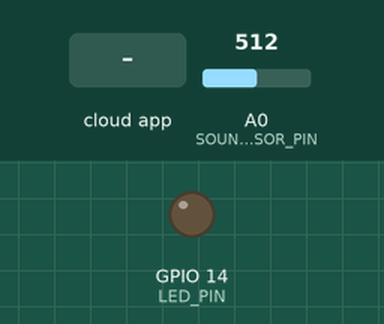
Simulated run of this sketch. Board: ESP8266 (NodeMCU). Shown: output pins drawn as LEDs (lit = HIGH). The inputs (shaded band) are chosen by the test bench; at power-on: A0 (SOUND_SENSOR_PIN) = 512. WiFi joins after 1.5 s; servers stay silent unless stated; no MQTT or app messages arrive unless stated; what the sketch prints to the serial monitor is not drawn.

Above: at 2.7 s.
2.8 s: the phone or cloud app sets maxsoundlevel to 0
At 9.2 s:
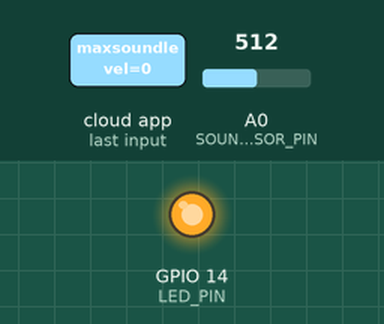
Timing chart, 0 to 10.7 s (numbered marks = the images above; inputs shaded):
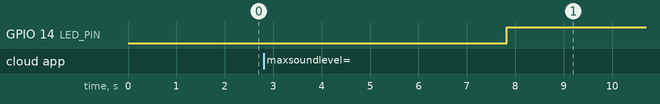

The sketch:

medidorNivelAcustico.ino
```cpp
#include <ESP8266WiFi.h>
#include "Adafruit_MQTT.h"
#include "Adafruit_MQTT_Client.h"

#define LED_PIN 14
#define SOUND_SENSOR_PIN A0

// 0 -> 51db
// 2 -> 67db
// 3 -> 79db
// 10 -> 89db

#define WLAN_SSID       "Camila"
#define WLAN_PASS       "36982625"

#define AIO_SERVER      "io.adafruit.com"
#define AIO_SERVERPORT  1883                   // use 8883 for SSL
#define AIO_USERNAME  "mpereirajf"
#define AIO_KEY       "aio_UUFy87DeFHNfdZCGpH3o7jqTydza"

WiFiClient client;

Adafruit_MQTT_Client mqtt(&client, AIO_SERVER, AIO_SERVERPORT, AIO_USERNAME, AIO_KEY);

Adafruit_MQTT_Publish soundLevel = Adafruit_MQTT_Publish(&mqtt, AIO_USERNAME "/feeds/soundlevel");
Adafruit_MQTT_Subscribe maxSoundLevel = Adafruit_MQTT_Subscribe(&mqtt, AIO_USERNAME "/feeds/maxsoundlevel");

void MQTT_connect();
float maxSoundLevelF = 90;

void setup() {
  Serial.begin(9600);
  delay(10);
  pinMode(LED_PIN, OUTPUT);
  pinMode(SOUND_SENSOR_PIN, INPUT);

  // Connect to WiFi access point.
  Serial.println(); Serial.println();
  Serial.print("Connecting to ");
  Serial.println(WLAN_SSID);

  WiFi.begin(WLAN_SSID, WLAN_PASS);
  while (WiFi.status() != WL_CONNECTED) {
    delay(500);
    Serial.print(".");
  }
  Serial.println();

  Serial.println("WiFi connected");
  Serial.println("IP address: "); Serial.println(WiFi.localIP());

  mqtt.subscribe(&maxSoundLevel);
}

uint32_t x=0;

void loop() {
  MQTT_connect();

  Adafruit_MQTT_Subscribe *subscription;
  while ((subscription = mqtt.readSubscription(5000))) {
    if (subscription == &maxSoundLevel) {
      String str = "";
      for(uint8_t i = 0; i < maxSoundLevel.datalen; i++) {
        str += String(maxSoundLevel.lastread[i] - 48);
      }
      maxSoundLevelF = str.toFloat();
      Serial.print(F("Got: "));
      Serial.println((char *)maxSoundLevel.lastread);
    }
  }

  int dif = analogRead(SOUND_SENSOR_PIN) - 565;
  dif = abs(dif);

  Serial.println(analogRead(SOUND_SENSOR_PIN));

  float db = (dif == 0 ? 0 : 42.0 * log10(dif)) + 50.0;
  Serial.print("Sound Level: ");
  Serial.println(db);
  Serial.print("maxSoundLevelF: ");
  Serial.println(maxSoundLevelF);
  if (db > maxSoundLevelF) {
    digitalWrite(LED_PIN, HIGH);
  } else {
    digitalWrite(LED_PIN, LOW);
  }


  static float last = 0;
  float now = millis();
  if (now - last > 5000) {
    last = now;
    if (! soundLevel.publish(db)) {
      Serial.println(F("Failed"));
    } else {
      Serial.println(F("OK!"));
    }
  }
  delay(1);
}

void MQTT_connect() {
  int8_t ret;

  if (mqtt.connected()) {
    return;
  }

  Serial.print("Connecting to MQTT... ");

  uint8_t retries = 3;
  while ((ret = mqtt.connect()) != 0) { // connect will return 0 for connected
       Serial.println(mqtt.connectErrorString(ret));
       Serial.println("Retrying MQTT connection in 5 seconds...");
       mqtt.disconnect();
       delay(5000);  // wait 5 seconds
       retries--;
       if (retries == 0) {
         while (1);
       }
  }
  Serial.println("MQTT Connected!");
}
```

Measured:
- after the input at 2.8 s, GPIO 14 (LED_PIN): LOW → HIGH after 5.0 s instead of 3.8 s
